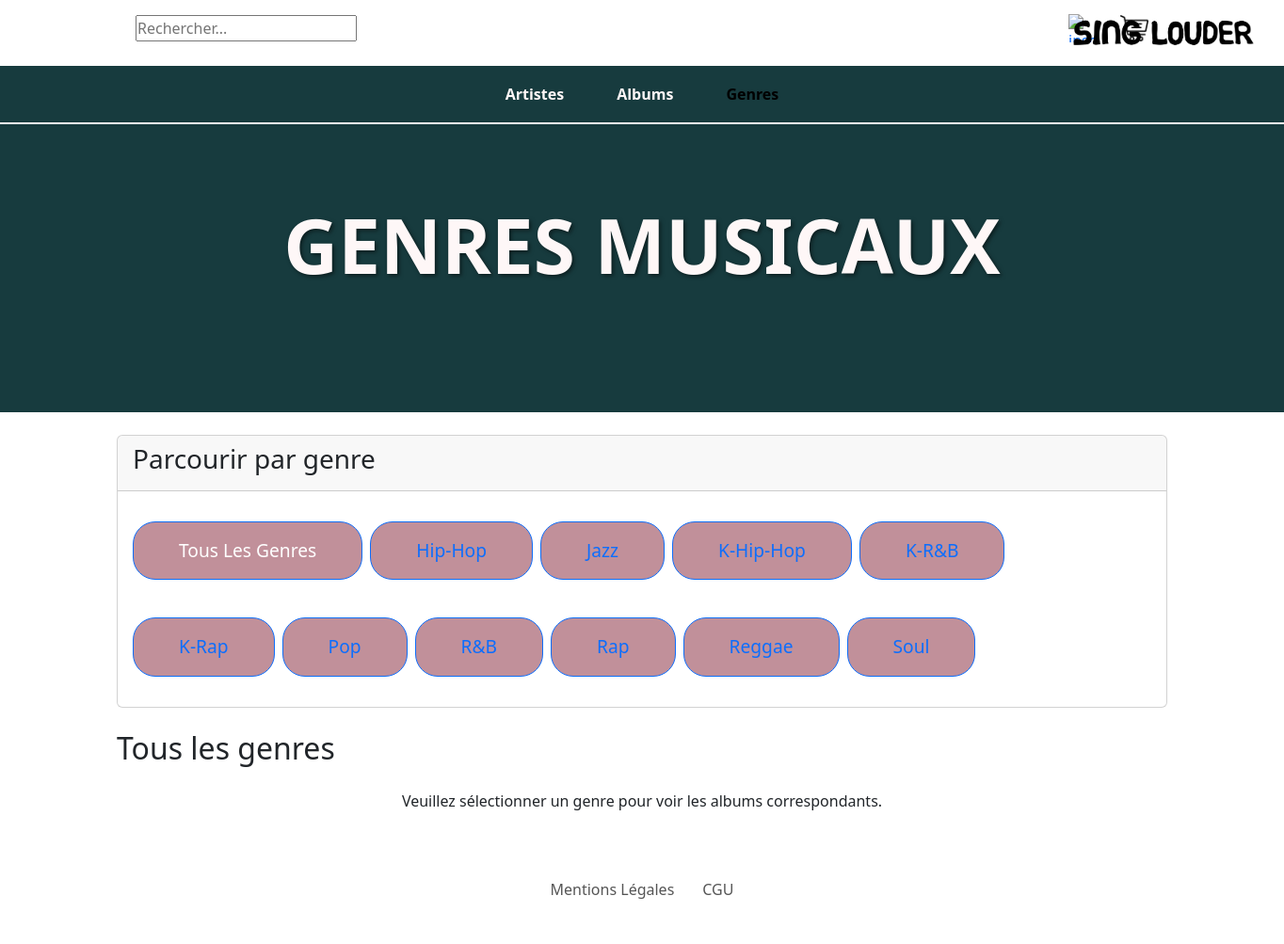
The page /vue/genres.php on the database as committed earlier.
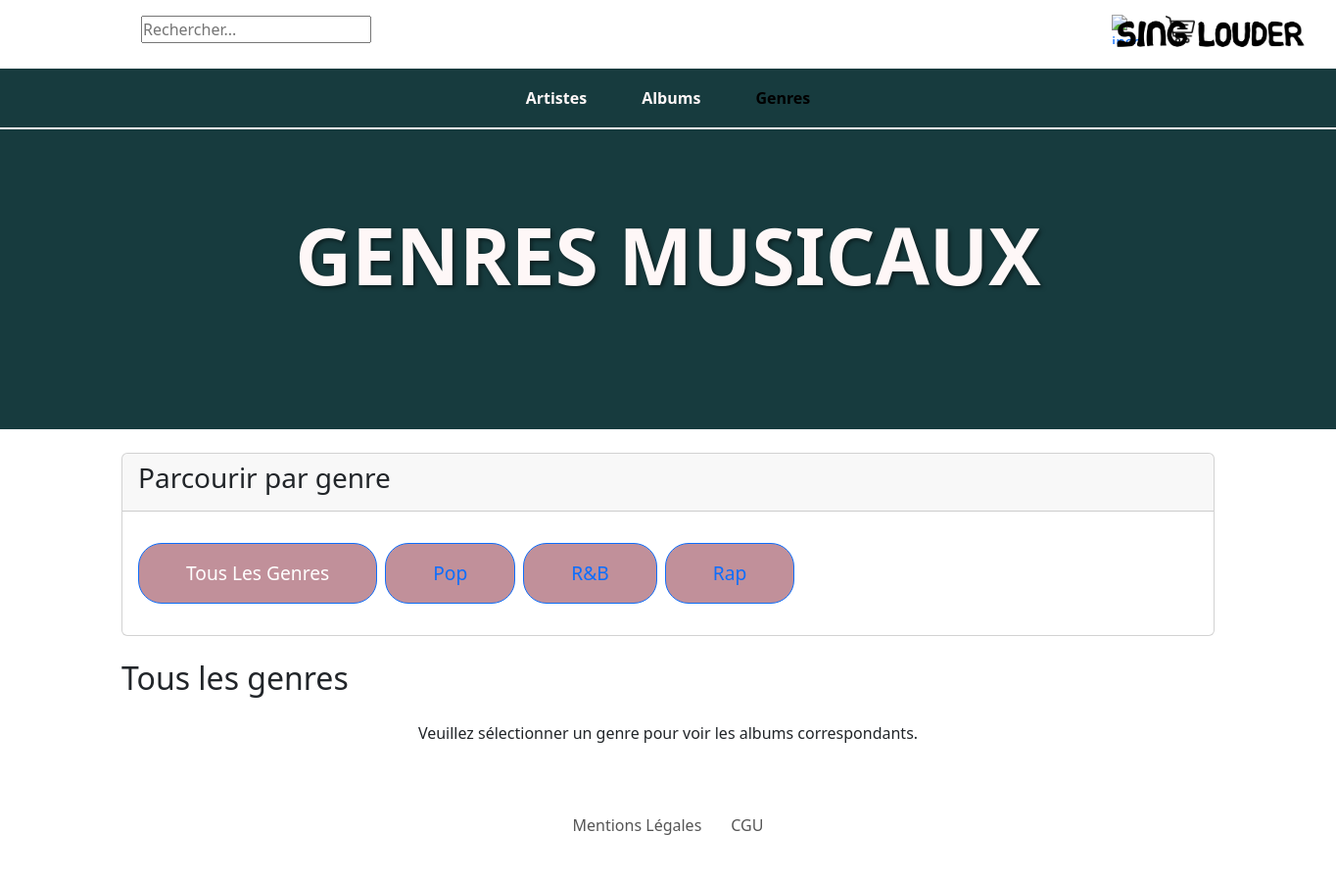
The same page on the database as committed later.
### tables this page shows
CREATE TABLE genres (
    idGenre INT AUTO_INCREMENT PRIMARY KEY,
    nomGenre VARCHAR(50) NOT NULL UNIQUE
);

### vue/genres.php (the view, shortened to what the changed rows need)
<?php
include "../modele/db.php";
$pageHeading = "GENRES MUSICAUX";
function getGenres() {
    global $bdd;
    $sql = "SELECT * FROM genres ORDER BY nomGenre";
    $stmt = $bdd->query($sql);
    return $stmt->fetchAll(PDO::FETCH_ASSOC);
}
$genres = getGenres();
$selectedGenre = null;
$genreName = "Tous les genres";
?>
<!DOCTYPE html>
<html lang="fr">
<head>
    <link href="https://cdn.jsdelivr.net/npm/bootstrap@5.3.3/dist/css/bootstrap.min.css" rel="stylesheet">
    <link href="../style/styleAlbs.css" type="text/css" rel="stylesheet">
    <link href="../style/styleCommon.css" type="text/css" rel="stylesheet">
</head>
<body>
    <header>
        <div class="main-content">
            <div class="content">
                <h1><?php echo $pageHeading; ?></h1>
            </div>
        </div>
    </header>
    <main class="container my-4">
        <div class="row mb-4">
            <div class="col-12">
                <div class="card">
                    <div class="card-body">
                        <div class="d-flex flex-wrap gap-2">
                            <a href="../vue/genres.php" class="btn <?php echo !$selectedGenre ? 'btn-primary' : 'btn-outline-primary'; ?>">
                                Tous les genres
                            </a>
                            <?php foreach ($genres as $genre): ?>
                                <a href="../vue/genres.php?id=<?php echo $genre['idGenre']; ?>"
                                   class="btn <?php echo $selectedGenre == $genre['idGenre'] ? 'btn-primary' : 'btn-outline-primary'; ?>">
                                    <?php echo $genre['nomGenre']; ?>
                                </a>
                            <?php endforeach; ?>
                        </div>
                    </div>
                </div>
            </div>
        </div>
        <h2 class="mb-4"><?php echo $genreName; ?></h2>
    </main>
</body>
</html>

Rows that differ between the two databases and show on the page:
removed genres: nomGenre "Hip-Hop"
removed genres: nomGenre "Jazz"
removed genres: nomGenre "K-Hip-Hop"
removed genres: nomGenre "K-R&B"
removed genres: nomGenre "K-Rap"
removed genres: nomGenre "Reggae"
removed genres: nomGenre "Soul"
